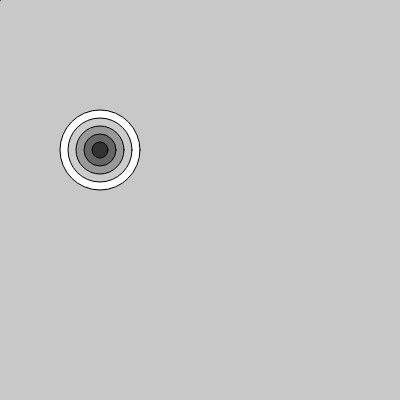
Frame 1 (no input)
Frame 60 (no input): identical to frame 1, image omitted
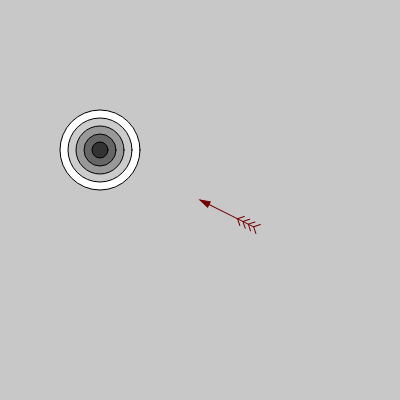
Frame 120 (the mouse pressed at the canvas centre since frame 60)

The p5.js sketch that drew these frames (run headless with seeded random() and noise() and a simulated clock; from frame 60 on, the mouse is pressed at the canvas centre):

// p5.js sketch
// ── sketch.js
var backgroundColor = 200;


function setup() {
  createCanvas(400, 400);
}

function draw() {
  var target1X = 100;
  var target1Y = 150;
  background(backgroundColor);

  drawTarget(target1X, target1Y, 5, 80);

  drawArrow(mouseX, mouseY, target1X, target1Y);

}

function drawTarget(x, y, numOfCircles, targetSize, targetHue) {
  stroke (0);
  for (var i=numOfCircles; i>0; i--) {
    var step = i/numOfCircles; // range from 1 to 0.
    fill(step*255);
    var size = targetSize * step;
    ellipse(x, y, size, size );
  }
}

function drawArrow(x1, y1, x2, y2) {
  var dx = x1 - x2;
  var dy = y1 - y2;
  var angle = Math.atan2(dy, dx);

  // move canvas instead of elements
  // 2D trasformation - https://processing.org/tutorials/transform2d/
  push();
  translate(x1, y1);
  rotate(angle);
  var length = 60;
  var red = 255-getDistance(x1, y1, x2, x2);
  stroke (red, 0, 0);
  fill (red, 0, 0);
  triangle(0, 0, 10, 3, 10, -3);
  line(0, 0, length, 0 );

  // draw feather
  var featherPos = 0.7;
  var featherSize = 5;
  drawFeather(length * featherPos, 0, featherSize);
  featherPos += 0.1;
  drawFeather(length * featherPos, 0, featherSize);
  featherPos += 0.1;
  drawFeather(length * featherPos, 0, featherSize);
  featherPos += 0.1;
  drawFeather(length * featherPos, 0, featherSize);
  pop();
}

function drawFeather(x1, y1, size) {
  line (x1, y1, x1 + size, size);
  line (x1, y1, x1 + size, -size);
}

function getDistance(x1, y1, x2, y2) {
  var dx = x1 - x2;
  var dy = y1 - y2;
  var result = Math.sqrt(dx*dx + dy*dy);
  return result;
}
